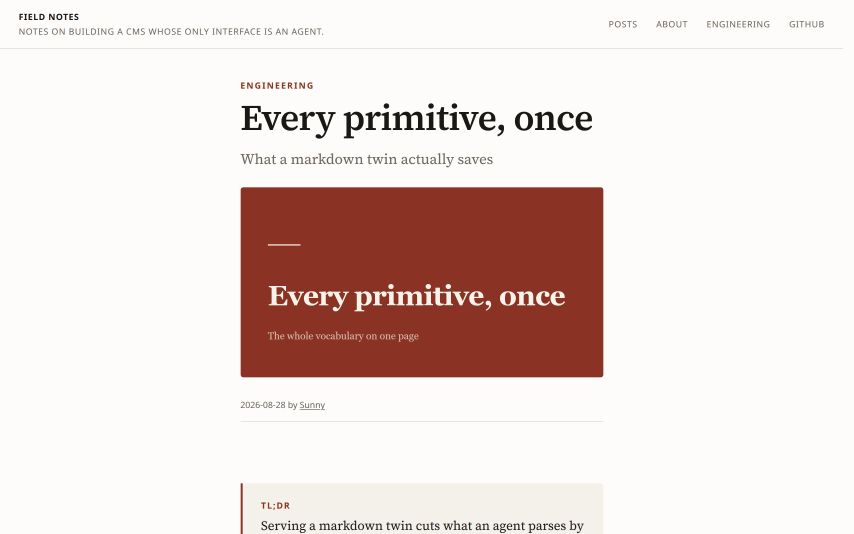
#> input picture .github/readme/looks/editorial-paper-light.png, 2560 x 1600 px, found by its file name (shown at 1/3 size)
$ python gallery.py
#> lines starting #> are read from the running program, lines starting #| are printed output that depends on the picture
"""
The Product Hunt gallery (docs/16 §4, S27): five frames at 1270×760 and the 240×240 thumbnail, from the
README's own pictures — `python3 packages/bench/readme/gallery.py` → docs/launch/gallery/. Nothing
here is photographed; `shots.ts`, `strip.py`, `primitives.ts` and the `check-theme` tape made every
pixel, and this only crops and arranges. Two frames are the page itself, cut at the fold; three are
plates — the README's cream, the theme's serif for one line of caption, the pictures at their own
scale. Every frame is written twice as large and downsampled once, so the text and the shots share
one resampling. The thumbnail is the wordmark's full stop — the face's own glyph — on the accent.
"""
import io, os, sys, tempfile
from PIL import Image, ImageDraw, ImageFont
from fontTools.ttLib import TTFont
from fontTools.varLib.instancer import instantiateVariableFont
import oxipng

SRC = ".github/readme"
OUT = sys.argv[1] if len(sys.argv) > 1 else "docs/launch/gallery"
W, H = 1270, 760                          # what Product Hunt asks for
S = 2                                     # composed at 2×, like the shots
PAD, GAP = 96, 48                         # on the 2× plate
BG, INK, MUTED, ACCENT = (0xf7, 0xf3, 0xea), (0x1d, 0x1a, 0x17), (0x6b, 0x64, 0x5c), (0x8a, 0x33, 0x24)
FONT = "themes/editorial/fonts/source-serif-4-latin.woff2"

def face(size, weight=600):
    """The theme's variable webfont, instanced and handed to FreeType as a plain TTF (it does not read woff2)."""
    path = os.path.join(tempfile.gettempdir(), f"snypd-source-serif-4-{weight}.ttf")
    if not os.path.exists(path):
        f = TTFont(FONT)
        if "fvar" in f: f = instantiateVariableFont(f, {"wght": weight})
        f.flavor = None; f.save(path)
    return ImageFont.truetype(path, size)

def load(rel): return Image.open(os.path.join(SRC, rel)).convert("RGB")
#> called with rel = 'looks/editorial-paper-light.png'
#> returned value is the input picture: PIL image 2560x1600 RGB; mean R, G, B 233.2, 219.4, 215.2
def fit(im, w=None, h=None):
    r = min((w / im.width) if w else 9e9, (h / im.height) if h else 9e9)
    return im.resize((round(im.width * r), round(im.height * r)), Image.Resampling.LANCZOS)

def fold(im):
    """The page as the browser showed it, cut at PH's aspect: the top of the frame, nothing moved."""
    h = round(im.width * H / W)
#> h = 1532
    return im.crop((0, 0, im.width, h))
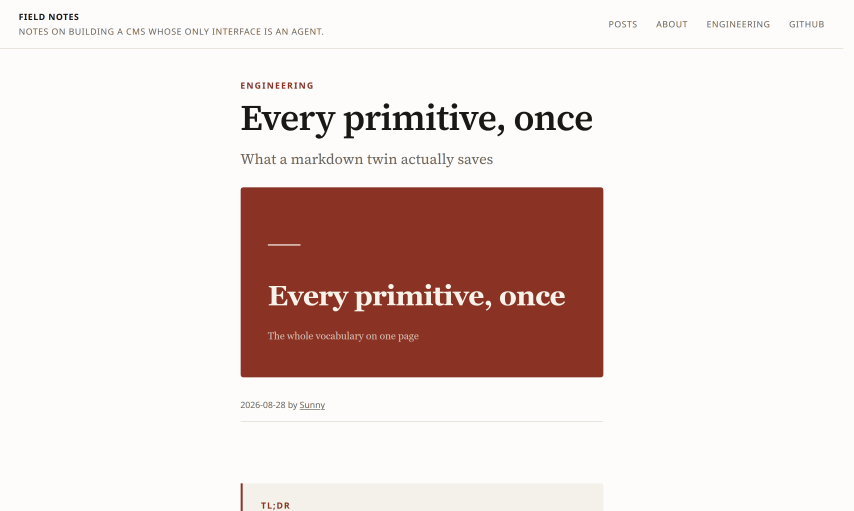
#> returned value: PIL image 2560x1532 RGB (shown at 1/3 size); mean R, G, B 232.9, 218.6, 214.4

def plate(title, sub=None):
    p = Image.new("RGB", (W * S, H * S), BG)
    d = ImageDraw.Draw(p)
    d.text((PAD, PAD - 8), title, fill=INK, font=face(76))
    if sub: d.text((PAD, PAD + 84), sub, fill=MUTED, font=face(40, 400))
    return p, PAD + (176 if sub else 120)   # where content may start

def rounded(im, radius):
    m = Image.new("L", im.size, 0)
    ImageDraw.Draw(m).rounded_rectangle((0, 0, im.width - 1, im.height - 1), radius=radius, fill=255)
    return m

def save(im, name):
#> called with name = '01-editorial-paper.png'
    os.makedirs(OUT, exist_ok=True)
    if im.size != (W, H): im = im.resize((W, H), Image.Resampling.LANCZOS)
    q = im.quantize(colors=256, method=Image.Quantize.MEDIANCUT, dither=Image.Dither.NONE)
    buf = io.BytesIO(); q.save(buf, "PNG", optimize=True)
    path = os.path.join(OUT, name)
    with open(path, "wb") as fh: fh.write(oxipng.optimize_from_memory(buf.getvalue(), level=4))
#> (this line was passed over: oxipng is not available in this run)
    print(f"{path}  {im.width}×{im.height}  {os.path.getsize(path) // 1024} KB")
#| docs/launch/gallery/01-editorial-paper.png  1270×760  0 KB

# ── 1 · the page, editorial › paper, at the fold ─────────────────────────────
save(fold(load("looks/editorial-paper-light.png")), "01-editorial-paper.png")

# ── 2 · six looks: the phone strip on a plate ────────────────────────────────
p, top = plate("Three themes, six looks.", "The same post, photographed at 390 px in every look the shelf carries — 0 KB of JavaScript in each.")
#> in plate, `p = Image.new("RGB", (W * S, H * S), BG)`:
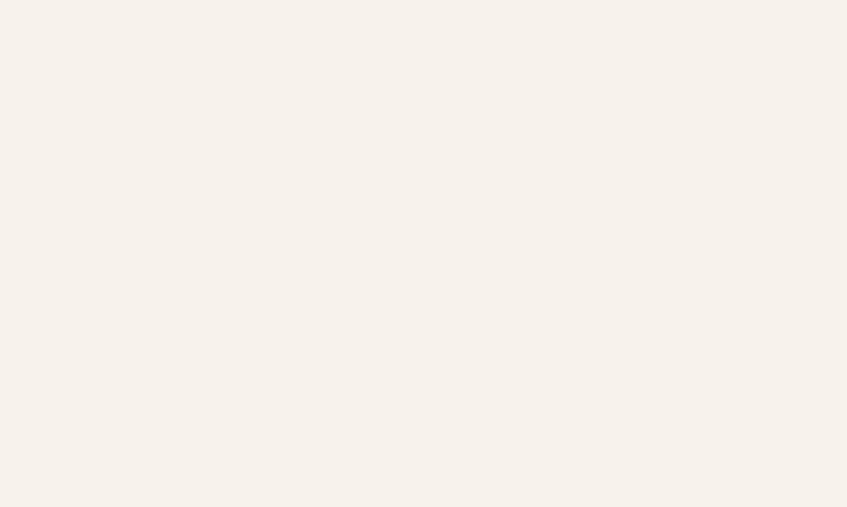
#> p: PIL image 2540x1520 RGB (shown at 1/3 size); mean R, G, B 247, 243, 234
#> (the run stopped early here; a loop or call above may not have finished)
